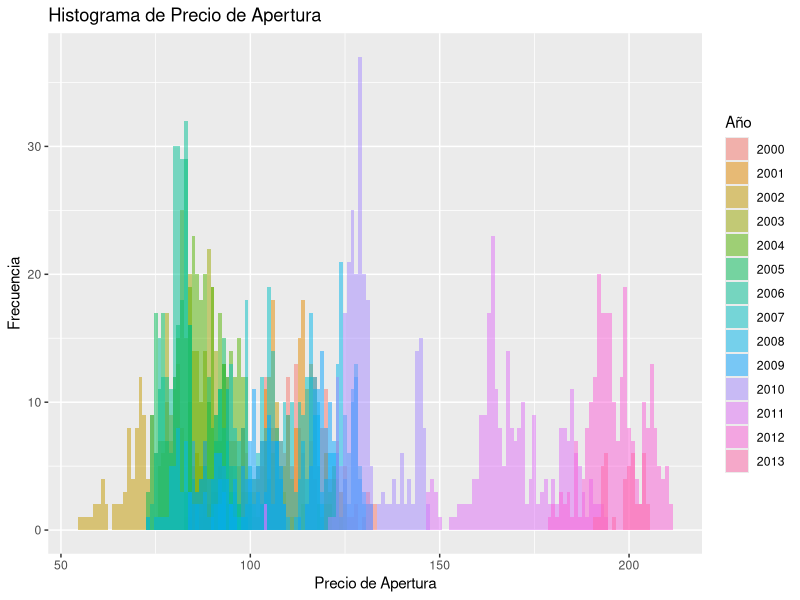
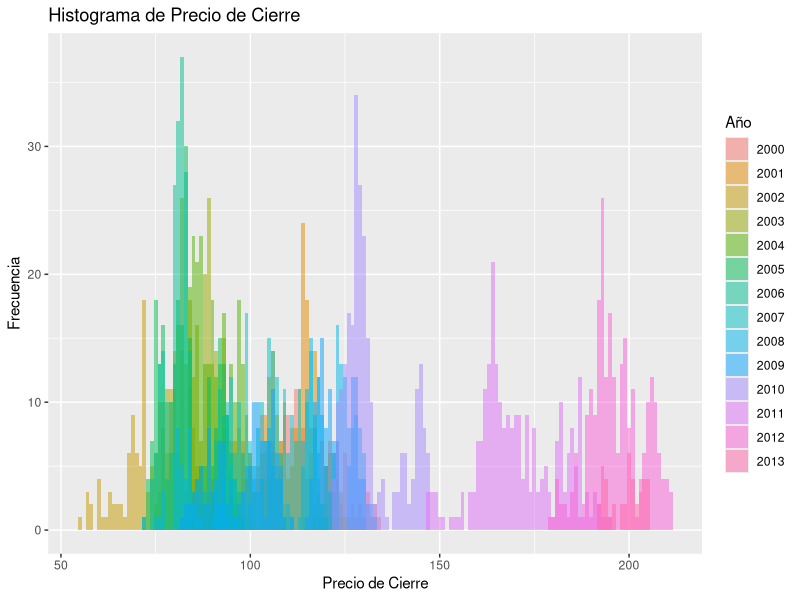
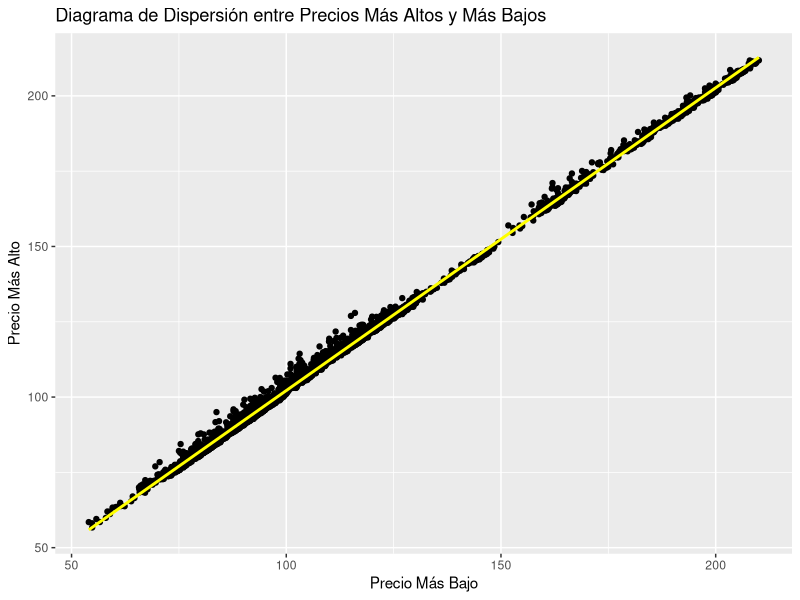
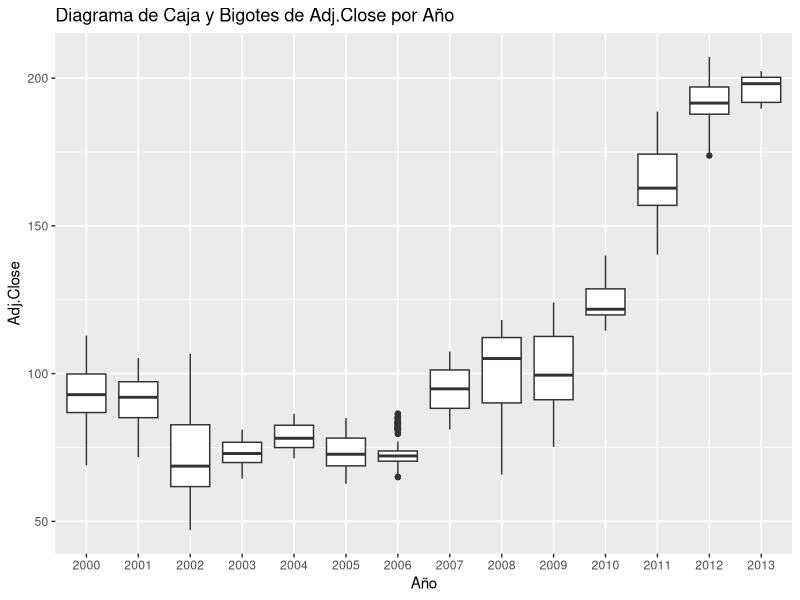
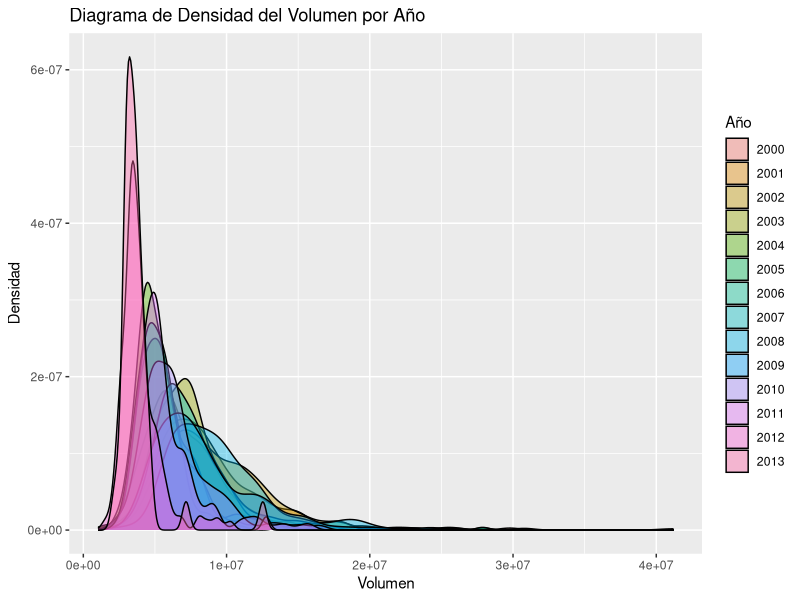

Recreate these plots in R, in order.
## ---- chunk 1
# Cargamos las librerías necesarias
library(dplyr)
library(ggplot2)

# 1. Carga el dataset como dataframe (el valor 999 es nulo) y muestra sus primeras filas, su resúmen estadístico y la estructura de sus columnas.
ibm <- read.csv("IBM.csv", na.strings = c("999")) #valor 999 lo hacemos nulo
head(ibm) # Primeras 6 filas
summary(ibm) # Resumen estadístico se muestra mejor en la consola
str(ibm) # Estructura de las columnas
## ---- chunk 2
# 2. Reemplaza todos los valores nulos de la columna "Open", por su mediana
ibm$Open[is.na(ibm$Open)] <- median(ibm$Open, na.rm = TRUE)
summary(ibm) #revisamos que los 14 NAs ya no existan
## ---- chunk 3
# 3. Divide la columna "Date" en "Dia", "Mes" y "Año".
library(tidyr) #llamamos la libreria tidyr
ibm <- separate(ibm, col = Date, into = c("Dia", "Mes", "Año"), sep = "/") #usamos la funcion separate para dividir la fecha como se pide
print (ibm)

## ---- chunk 4
# 4. Cambia la columna Año a factor.
ibm$Año <- as.factor(ibm$Año)
head(ibm) #verificamos que debajo de año lo descibe como <fctr> que indica que es correcto
## ---- chunk 5
# 5. Devuelve el precio más alto de cada año.
precio_maximo_anyo <- ibm %>% #definimos la variable
  group_by(Año) %>% #seleccionamos el grupo año
  summarise(Maximo_Precio = max(High, na.rm = TRUE)) #encontramos el precio maximo por año
print(precio_maximo_anyo) #lo imprimimos

## ---- chunk 6
# 6. Muestra una tabla de frecuencias para cada año.
tabla_frq <- table(ibm$Año) #con la funcion table nos muestra en automatico las frcuencias para la columna que querramos (año)
print(tabla_frq)
## ---- chunk 7
# 7. Obtén una nueva columna que se llame "Diferencias" y que sea el resultado de restar al precio más alto el precio más bajo.
ibm <- ibm %>%
  mutate(Diferencias = High - Low) #con mutate combinamos las columnas y realizamos una operación entre las mismas
print(ibm) #imprimimos para corroborar
## ---- chunk 8
# 8. Ordena el dataset de forma ascendente por la columna "Diferencias".
ibm <- ibm %>%
  arrange(Diferencias)#ordenamos por orden ascendente (de menor a mayor) las difernecias por default arrange lo hace en ascendente
print(ibm) #comprobamos
## ---- chunk 9
 '9. Muestra un resumen estadístico del dataset en función de los siguientes valores por cada año:
 a. Precio más alto de apertura.
 b. Precio más bajo de cierre.
 c. Media de la columna "Diferencias".
 d. Número de elementos para cada año.'
year_sum <- ibm %>%
  group_by(Año) %>% #agrupamos por año
  summarise(Precio_Alto_Apertura = max(Open, na.rm = TRUE), #nombramos la columna y seleccionamos el maximo 
            Precio_Bajo_Cierre = min(Close, na.rm = TRUE), #nombramos la columna y seleccionamos el minimo
            Media_Diferencias = mean(Diferencias, na.rm = TRUE), #calculamos el promedio y lo proyecatamos nombrando la columna
            No_Elementos = n()) #contabilizamos los elementos por año
print(year_sum) #imprimimos el calculo

## ---- chunk 10
# 10. Muestra el sumatorio de la variable Volumen para todos los años.
ibm %>% select(Año , Volume) %>%
  group_by(Año) %>% #agrupamos por año
  summarise(Vol_Año = sum(Volume)  ) #hacemos el sumatorio por año

## ---- chunk 11
# 11. Obtén dos histogramas para las variables de precio de apertura y cierre, rellena los histogramas en función del año.
ggplot(ibm, aes(x = Open, fill = Año)) + 
  geom_histogram(binwidth = 1, alpha = 0.5, position = "identity") +
  labs(title = "Histograma de Precio de Apertura", x = "Precio de Apertura", y = "Frecuencia")

ggplot(ibm, aes(x = Close, fill = Año)) + 
  geom_histogram(binwidth = 1, alpha = 0.5, position = "identity") +
  labs(title = "Histograma de Precio de Cierre", x = "Precio de Cierre", y = "Frecuencia")

## ---- chunk 12
# 12. Muestra un diagrama de dispersión entre los precios más altos y más bajos, además muestra su recta de ajuste.
ggplot(ibm, aes(x = Low, y = High)) +
  geom_point() +
  geom_smooth(method = "lm", col = "yellow") +
  labs(title = "Diagrama de Dispersión entre Precios Más Altos y Más Bajos", x = "Precio Más Bajo", y = "Precio Más Alto")

## ---- chunk 13
# 13. Obtén un diagrama de caja y bigotes de la variable Adj.Close por año.
ggplot(ibm, aes(x = Año, y = Adj.Close)) +
  geom_boxplot() +
  labs(title = "Diagrama de Caja y Bigotes de Adj.Close por Año", x = "Año", y = "Adj.Close")

## ---- chunk 14
# 14. Muestra para cada año un diagrama de densidad para la variable "Volume".
ggplot(ibm, aes(x = Volume, fill = Año)) +
  geom_density(alpha = .4) +
  labs(title = "Diagrama de Densidad del Volumen por Año", x = "Volumen", y = "Densidad")

